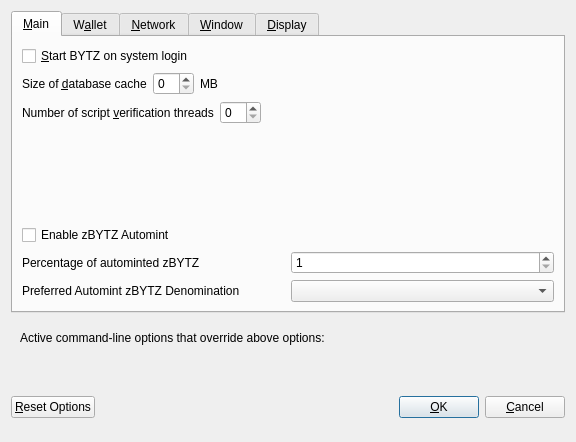
<?xml version="1.0" encoding="UTF-8"?>
<ui version="4.0">
 <class>OptionsDialog</class>
 <widget class="QDialog" name="OptionsDialog">
  <property name="geometry">
   <rect>
    <x>0</x>
    <y>0</y>
    <width>576</width>
    <height>442</height>
   </rect>
  </property>
  <property name="windowTitle">
   <string>Options</string>
  </property>
  <property name="modal">
   <bool>true</bool>
  </property>
  <layout class="QVBoxLayout" name="verticalLayout">
   <item>
    <widget class="QTabWidget" name="tabWidget">
     <property name="currentIndex">
      <number>0</number>
     </property>
     <widget class="QWidget" name="tabMain">
      <attribute name="title">
       <string>&amp;Main</string>
      </attribute>
      <layout class="QVBoxLayout" name="verticalLayout_Main">
       <item>
        <widget class="QCheckBox" name="bitcoinAtStartup">
         <property name="toolTip">
          <string>Automatically start BYTZ after logging in to the system.</string>
         </property>
         <property name="text">
          <string>&amp;Start BYTZ on system login</string>
         </property>
        </widget>
       </item>
       <item>
        <layout class="QHBoxLayout" name="horizontalLayout_2_Main">
         <item>
          <widget class="QLabel" name="databaseCacheLabel">
           <property name="text">
            <string>Size of &amp;database cache</string>
           </property>
           <property name="textFormat">
            <enum>Qt::PlainText</enum>
           </property>
           <property name="buddy">
            <cstring>databaseCache</cstring>
           </property>
          </widget>
         </item>
         <item>
          <widget class="QSpinBox" name="databaseCache"/>
         </item>
         <item>
          <widget class="QLabel" name="databaseCacheUnitLabel">
           <property name="text">
            <string>MB</string>
           </property>
           <property name="textFormat">
            <enum>Qt::PlainText</enum>
           </property>
          </widget>
         </item>
         <item>
          <spacer name="horizontalSpacer_2_Main">
           <property name="orientation">
            <enum>Qt::Horizontal</enum>
           </property>
           <property name="sizeHint" stdset="0">
            <size>
             <width>40</width>
             <height>20</height>
            </size>
           </property>
          </spacer>
         </item>
        </layout>
       </item>
       <item>
        <layout class="QHBoxLayout" name="horizontalLayout_3_Main">
         <item>
          <widget class="QLabel" name="threadsScriptVerifLabel">
           <property name="text">
            <string>Number of script &amp;verification threads</string>
           </property>
           <property name="textFormat">
            <enum>Qt::PlainText</enum>
           </property>
           <property name="buddy">
            <cstring>threadsScriptVerif</cstring>
           </property>
          </widget>
         </item>
         <item>
          <widget class="QSpinBox" name="threadsScriptVerif">
           <property name="toolTip">
            <string>(0 = auto, &lt;0 = leave that many cores free)</string>
           </property>
          </widget>
         </item>
         <item>
          <spacer name="horizontalSpacer_3_Main">
           <property name="orientation">
            <enum>Qt::Horizontal</enum>
           </property>
           <property name="sizeHint" stdset="0">
            <size>
             <width>40</width>
             <height>20</height>
            </size>
           </property>
          </spacer>
         </item>
        </layout>
       </item>
       <item>
        <spacer name="verticalSpacer_2">
         <property name="orientation">
          <enum>Qt::Vertical</enum>
         </property>
         <property name="sizeHint" stdset="0">
          <size>
           <width>20</width>
           <height>40</height>
          </size>
         </property>
        </spacer>
       </item>
       <item>
        <widget class="QCheckBox" name="checkBoxZeromintEnable">
         <property name="toolTip">
          <string>Enable automatic minting of BYTZ units to zBYTZ</string>
         </property>
         <property name="layoutDirection">
          <enum>Qt::LeftToRight</enum>
         </property>
         <property name="text">
          <string>Enable zBYTZ Automint</string>
         </property>
        </widget>
       </item>
       <item>
        <layout class="QHBoxLayout" name="horizontalLayout_3">
         <item>
          <widget class="QLabel" name="percentage_label">
           <property name="toolTip">
            <string>Percentage of incoming BYTZ which get automatically converted to zBYTZ via Zerocoin Protocol (min: 10%)</string>
           </property>
           <property name="text">
            <string>Percentage of autominted zBYTZ</string>
           </property>
          </widget>
         </item>
         <item>
          <widget class="QSpinBox" name="zeromintPercentage">
           <property name="minimum">
            <number>1</number>
           </property>
           <property name="maximum">
            <number>100</number>
           </property>
          </widget>
         </item>
        </layout>
       </item>
       <item>
        <layout class="QHBoxLayout" name="horizontalLayout" stretch="0,0">
         <property name="sizeConstraint">
          <enum>QLayout::SetFixedSize</enum>
         </property>
         <item>
          <widget class="QLabel" name="labelPreferredDenom">
           <property name="maximumSize">
            <size>
             <width>16777215</width>
             <height>16777215</height>
            </size>
           </property>
           <property name="toolTip">
            <string>Wait with automatic conversion to Zerocoin until enough BYTZ for this denomination is available</string>
           </property>
           <property name="text">
            <string>Preferred Automint zBYTZ Denomination</string>
           </property>
          </widget>
         </item>
         <item>
          <widget class="QComboBox" name="preferredDenom">
           <property name="maximumSize">
            <size>
             <width>16777215</width>
             <height>27</height>
            </size>
           </property>
           <property name="toolTip">
            <string>Wait with automatic conversion to Zerocoin until enough BYTZ for this denomination is available</string>
           </property>
           <property name="maxVisibleItems">
            <number>9</number>
           </property>
           <property name="maxCount">
            <number>9</number>
           </property>
          </widget>
         </item>
        </layout>
       </item>
      </layout>
     </widget>
     <widget class="QWidget" name="tabWallet">
      <attribute name="title">
       <string>W&amp;allet</string>
      </attribute>
      <layout class="QVBoxLayout" name="verticalLayout_Wallet">
       <item>
        <layout class="QHBoxLayout" name="horizontalLayout_2_Wallet">
         <item>
          <widget class="QLabel" name="labelStakeSplitThresholdText">
           <property name="text">
            <string>Stake split threshold:</string>
           </property>
          </widget>
         </item>
         <item>
          <widget class="QSpinBox" name="spinBoxStakeSplitThreshold">
           <property name="minimum">
            <number>1</number>
           </property>
           <property name="maximum">
            <number>999999</number>
           </property>
          </widget>
         </item>
        </layout>
       </item>
       <item>
        <widget class="QGroupBox" name="groupBox">
         <property name="title">
          <string>Expert</string>
         </property>
         <layout class="QVBoxLayout" name="verticalLayout_2">
          <item>
           <widget class="QCheckBox" name="coinControlFeatures">
            <property name="toolTip">
             <string>Whether to show coin control features or not.</string>
            </property>
            <property name="text">
             <string>Enable coin &amp;control features</string>
            </property>
           </widget>
          </item>
          <item>
           <widget class="QCheckBox" name="showMasternodesTab">
            <property name="toolTip">
             <string>Show additional tab listing all your masternodes in first sub-tab&lt;br/&gt;and all masternodes on the network in second sub-tab.</string>
            </property>
            <property name="text">
             <string>Show Masternodes Tab</string>
            </property>
           </widget>
          </item>
          <item>
           <widget class="QCheckBox" name="spendZeroConfChange">
            <property name="toolTip">
             <string>If you disable the spending of unconfirmed change, the change from a transaction&lt;br/&gt;cannot be used until that transaction has at least one confirmation.&lt;br/&gt;This also affects how your balance is computed.</string>
            </property>
            <property name="text">
             <string>&amp;Spend unconfirmed change</string>
            </property>
           </widget>
          </item>
         </layout>
        </widget>
       </item>
       <item>
        <spacer name="verticalSpacer_Wallet">
         <property name="orientation">
          <enum>Qt::Vertical</enum>
         </property>
         <property name="sizeHint" stdset="0">
          <size>
           <width>20</width>
           <height>40</height>
          </size>
         </property>
        </spacer>
       </item>
      </layout>
     </widget>
     <widget class="QWidget" name="tabNetwork">
      <attribute name="title">
       <string>&amp;Network</string>
      </attribute>
      <layout class="QVBoxLayout" name="verticalLayout_Network">
       <item>
        <widget class="QCheckBox" name="mapPortUpnp">
         <property name="toolTip">
          <string>Automatically open the BYTZ client port on the router. This only works when your router supports UPnP and it is enabled.</string>
         </property>
         <property name="text">
          <string>Map port using &amp;UPnP</string>
         </property>
        </widget>
       </item>
       <item>
        <widget class="QCheckBox" name="allowIncoming">
         <property name="toolTip">
          <string>Accept connections from outside</string>
         </property>
         <property name="text">
          <string>Allow incoming connections</string>
         </property>
        </widget>
       </item>
       <item>
        <widget class="QCheckBox" name="connectSocks">
         <property name="toolTip">
          <string>Connect to the BYTZ network through a SOCKS5 proxy.</string>
         </property>
         <property name="text">
          <string>&amp;Connect through SOCKS5 proxy (default proxy):</string>
         </property>
        </widget>
       </item>
       <item>
        <layout class="QHBoxLayout" name="horizontalLayout_1_Network">
         <item>
          <widget class="QLabel" name="proxyIpLabel">
           <property name="text">
            <string>Proxy &amp;IP:</string>
           </property>
           <property name="textFormat">
            <enum>Qt::PlainText</enum>
           </property>
           <property name="buddy">
            <cstring>proxyIp</cstring>
           </property>
          </widget>
         </item>
         <item>
          <widget class="QValidatedLineEdit" name="proxyIp">
           <property name="minimumSize">
            <size>
             <width>140</width>
             <height>0</height>
            </size>
           </property>
           <property name="maximumSize">
            <size>
             <width>140</width>
             <height>16777215</height>
            </size>
           </property>
           <property name="toolTip">
            <string>IP address of the proxy (e.g. IPv4: 127.0.0.1 / IPv6: ::1)</string>
           </property>
          </widget>
         </item>
         <item>
          <widget class="QLabel" name="proxyPortLabel">
           <property name="text">
            <string>&amp;Port:</string>
           </property>
           <property name="textFormat">
            <enum>Qt::PlainText</enum>
           </property>
           <property name="buddy">
            <cstring>proxyPort</cstring>
           </property>
          </widget>
         </item>
         <item>
          <widget class="QLineEdit" name="proxyPort">
           <property name="minimumSize">
            <size>
             <width>55</width>
             <height>0</height>
            </size>
           </property>
           <property name="maximumSize">
            <size>
             <width>55</width>
             <height>16777215</height>
            </size>
           </property>
           <property name="toolTip">
            <string>Port of the proxy (e.g. 9050)</string>
           </property>
          </widget>
         </item>
         <item>
          <spacer name="horizontalSpacer_1_Network">
           <property name="orientation">
            <enum>Qt::Horizontal</enum>
           </property>
           <property name="sizeHint" stdset="0">
            <size>
             <width>40</width>
             <height>20</height>
            </size>
           </property>
          </spacer>
         </item>
        </layout>
       </item>
       <item>
        <spacer name="verticalSpacer_Network">
         <property name="orientation">
          <enum>Qt::Vertical</enum>
         </property>
         <property name="sizeHint" stdset="0">
          <size>
           <width>20</width>
           <height>40</height>
          </size>
         </property>
        </spacer>
       </item>
      </layout>
     </widget>
     <widget class="QWidget" name="tabWindow">
      <attribute name="title">
       <string>&amp;Window</string>
      </attribute>
      <layout class="QVBoxLayout" name="verticalLayout_Window">
       <item>
        <widget class="QCheckBox" name="minimizeToTray">
         <property name="toolTip">
          <string>Show only a tray icon after minimizing the window.</string>
         </property>
         <property name="text">
          <string>&amp;Minimize to the tray instead of the taskbar</string>
         </property>
        </widget>
       </item>
       <item>
        <widget class="QCheckBox" name="minimizeOnClose">
         <property name="toolTip">
          <string>Minimize instead of exit the application when the window is closed. When this option is enabled, the application will be closed only after selecting Quit in the menu.</string>
         </property>
         <property name="text">
          <string>M&amp;inimize on close</string>
         </property>
        </widget>
       </item>
       <item>
        <spacer name="verticalSpacer_Window">
         <property name="orientation">
          <enum>Qt::Vertical</enum>
         </property>
         <property name="sizeHint" stdset="0">
          <size>
           <width>20</width>
           <height>40</height>
          </size>
         </property>
        </spacer>
       </item>
      </layout>
     </widget>
     <widget class="QWidget" name="tabDisplay">
      <attribute name="title">
       <string>&amp;Display</string>
      </attribute>
      <layout class="QVBoxLayout" name="verticalLayout_Display">
       <item>
        <layout class="QHBoxLayout" name="horizontalLayout_1_Display">
         <item>
          <widget class="QLabel" name="langLabel">
           <property name="text">
            <string>User Interface &amp;language:</string>
           </property>
           <property name="textFormat">
            <enum>Qt::PlainText</enum>
           </property>
           <property name="buddy">
            <cstring>lang</cstring>
           </property>
          </widget>
         </item>
         <item>
          <widget class="QValueComboBox" name="lang">
           <property name="toolTip">
            <string>The user interface language can be set here. This setting will take effect after restarting BYTZ.</string>
           </property>
          </widget>
         </item>
        </layout>
       </item>
       <item>
        <widget class="QLabel" name="label_3">
         <property name="toolTip">
          <string notr="true"/>
         </property>
         <property name="statusTip">
          <string notr="true"/>
         </property>
         <property name="whatsThis">
          <string notr="true"/>
         </property>
         <property name="accessibleName">
          <string notr="true"/>
         </property>
         <property name="text">
          <string>Language missing or translation incomplete? Help contributing translations here:
https://www.transifex.com/bytzcurrency/bytzcurrency-translations</string>
         </property>
         <property name="wordWrap">
          <bool>true</bool>
         </property>
         <property name="openExternalLinks">
          <bool>true</bool>
         </property>
         <property name="textInteractionFlags">
          <set>Qt::TextBrowserInteraction</set>
         </property>
        </widget>
       </item>
       <item>
        <layout class="QHBoxLayout" name="horizontalLayout_4_Display" stretch="0,0">
         <item>
          <widget class="QLabel" name="themeLabel">
           <property name="text">
            <string>User Interface Theme:</string>
           </property>
          </widget>
         </item>
         <item>
          <widget class="QValueComboBox" name="theme"/>
         </item>
        </layout>
       </item>
       <item>
        <widget class="Line" name="line">
         <property name="orientation">
          <enum>Qt::Horizontal</enum>
         </property>
        </widget>
       </item>
       <item>
        <layout class="QHBoxLayout" name="horizontalLayout_2_Display">
         <item>
          <widget class="QLabel" name="unitLabel">
           <property name="text">
            <string>&amp;Unit to show amounts in:</string>
           </property>
           <property name="textFormat">
            <enum>Qt::PlainText</enum>
           </property>
           <property name="buddy">
            <cstring>unit</cstring>
           </property>
          </widget>
         </item>
         <item>
          <widget class="QValueComboBox" name="unit">
           <property name="toolTip">
            <string>Choose the default subdivision unit to show in the interface and when sending coins.</string>
           </property>
          </widget>
         </item>
        </layout>
       </item>
       <item>
        <layout class="QHBoxLayout" name="horizontalLayout_5_Display">
         <item>
          <widget class="QLabel" name="digitsLabel">
           <property name="text">
            <string>Decimal digits</string>
           </property>
          </widget>
         </item>
         <item>
          <widget class="QValueComboBox" name="digits"/>
         </item>
        </layout>
       </item>
       <item>
        <widget class="QCheckBox" name="checkBoxHideZeroBalances">
         <property name="toolTip">
          <string>Hide empty balances</string>
         </property>
         <property name="layoutDirection">
          <enum>Qt::LeftToRight</enum>
         </property>
         <property name="text">
          <string>Hide empty balances</string>
         </property>
        </widget>
       </item>
       <item>
        <layout class="QHBoxLayout" name="horizontalLayout_3_Display">
         <item>
          <widget class="QLabel" name="thirdPartyTxUrlsLabel">
           <property name="toolTip">
            <string>Third party URLs (e.g. a block explorer) that appear in the transactions tab as context menu items. %s in the URL is replaced by transaction hash. Multiple URLs are separated by vertical bar |.</string>
           </property>
           <property name="text">
            <string>Third party transaction URLs</string>
           </property>
           <property name="buddy">
            <cstring>thirdPartyTxUrls</cstring>
           </property>
          </widget>
         </item>
         <item>
          <widget class="QLineEdit" name="thirdPartyTxUrls">
           <property name="toolTip">
            <string>Third party URLs (e.g. a block explorer) that appear in the transactions tab as context menu items. %s in the URL is replaced by transaction hash. Multiple URLs are separated by vertical bar |.</string>
           </property>
          </widget>
         </item>
        </layout>
       </item>
       <item>
        <spacer name="verticalSpacer">
         <property name="orientation">
          <enum>Qt::Vertical</enum>
         </property>
         <property name="sizeHint" stdset="0">
          <size>
           <width>20</width>
           <height>40</height>
          </size>
         </property>
        </spacer>
       </item>
      </layout>
     </widget>
    </widget>
   </item>
   <item>
    <widget class="QFrame" name="frame">
     <layout class="QVBoxLayout" name="verticalLayout_Bottom">
      <item>
       <layout class="QHBoxLayout" name="horizontalLayout_Bottom">
        <item>
         <widget class="QLabel" name="overriddenByCommandLineInfoLabel">
          <property name="text">
           <string>Active command-line options that override above options:</string>
          </property>
          <property name="textFormat">
           <enum>Qt::PlainText</enum>
          </property>
         </widget>
        </item>
        <item>
         <spacer name="horizontalSpacer_Bottom">
          <property name="orientation">
           <enum>Qt::Horizontal</enum>
          </property>
          <property name="sizeHint" stdset="0">
           <size>
            <width>40</width>
            <height>20</height>
           </size>
          </property>
         </spacer>
        </item>
       </layout>
      </item>
      <item>
       <widget class="QLabel" name="overriddenByCommandLineLabel">
        <property name="text">
         <string/>
        </property>
        <property name="textFormat">
         <enum>Qt::PlainText</enum>
        </property>
        <property name="wordWrap">
         <bool>true</bool>
        </property>
       </widget>
      </item>
     </layout>
    </widget>
   </item>
   <item>
    <layout class="QHBoxLayout" name="horizontalLayout_Buttons">
     <item>
      <widget class="QPushButton" name="resetButton">
       <property name="toolTip">
        <string>Reset all client options to default.</string>
       </property>
       <property name="text">
        <string>&amp;Reset Options</string>
       </property>
       <property name="autoDefault">
        <bool>false</bool>
       </property>
      </widget>
     </item>
     <item>
      <spacer name="horizontalSpacer_1">
       <property name="orientation">
        <enum>Qt::Horizontal</enum>
       </property>
       <property name="sizeHint" stdset="0">
        <size>
         <width>40</width>
         <height>48</height>
        </size>
       </property>
      </spacer>
     </item>
     <item>
      <widget class="QLabel" name="statusLabel">
       <property name="minimumSize">
        <size>
         <width>200</width>
         <height>0</height>
        </size>
       </property>
       <property name="font">
        <font>
         <weight>75</weight>
         <bold>true</bold>
        </font>
       </property>
       <property name="text">
        <string/>
       </property>
       <property name="textFormat">
        <enum>Qt::PlainText</enum>
       </property>
       <property name="wordWrap">
        <bool>true</bool>
       </property>
      </widget>
     </item>
     <item>
      <spacer name="horizontalSpacer_2">
       <property name="orientation">
        <enum>Qt::Horizontal</enum>
       </property>
       <property name="sizeHint" stdset="0">
        <size>
         <width>40</width>
         <height>48</height>
        </size>
       </property>
      </spacer>
     </item>
     <item>
      <widget class="QPushButton" name="okButton">
       <property name="text">
        <string>&amp;OK</string>
       </property>
       <property name="autoDefault">
        <bool>false</bool>
       </property>
       <property name="default">
        <bool>true</bool>
       </property>
      </widget>
     </item>
     <item>
      <widget class="QPushButton" name="cancelButton">
       <property name="text">
        <string>&amp;Cancel</string>
       </property>
       <property name="autoDefault">
        <bool>false</bool>
       </property>
      </widget>
     </item>
    </layout>
   </item>
  </layout>
 </widget>
 <customwidgets>
  <customwidget>
   <class>QValidatedLineEdit</class>
   <extends>QLineEdit</extends>
   <header>qvalidatedlineedit.h</header>
  </customwidget>
  <customwidget>
   <class>QValueComboBox</class>
   <extends>QComboBox</extends>
   <header>qvaluecombobox.h</header>
  </customwidget>
 </customwidgets>
 <resources/>
 <connections/>
</ui>
